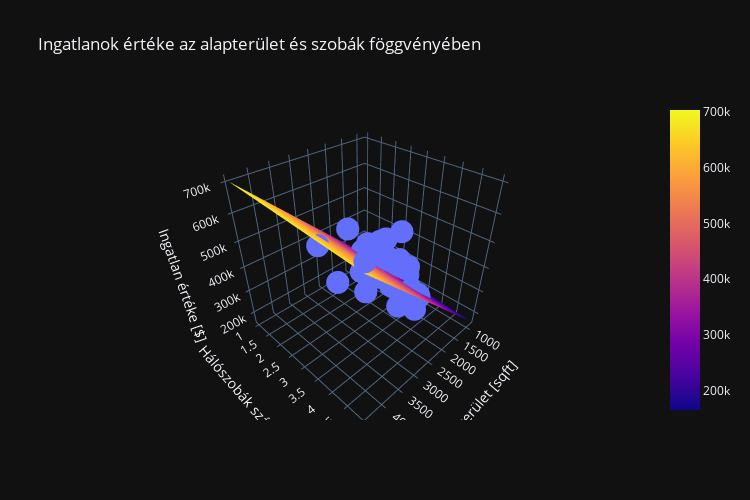

Here is the notebook cell this chart was saved with:
### Markdown cell above
A becslés általános vizsgálatához ábrázoljuk és vizsgáljuk meg a bemenetei adatainkra illesztett regressziós felületet!

### Code cell
# A bementek tartományát határozzuk meg az eredeti adataink alapján
x = np.linspace(np.min(df["Area"]),np.max(df["Area"]),100)          
y = np.linspace(np.min(df["Rooms"]),np.max(df["Rooms"]),100)
z = np.zeros((x.size,y.size))

# A becsült ingatlanárakat határozzuk meg a már előkészített predict függvénnyel
for i in range(x.size):
    for j in range(y.size):
        z[[i],[j]]= predict(x[i], y[j])

# Ábrázolás Plotly-val
fig = go.Figure()

# A magyarázott változót az előzőhöz hasonlóan transzponálni kell.
fig.add_trace(go.Scatter3d(x=df["Area"], y=df["Rooms"], z=df["Value"], mode= "markers"))
fig.add_trace(go.Surface(x=x, y=y, z=z.T))

#Plot formázása
fig.update_layout(
    title = "Ingatlanok értéke az alapterület és szobák föggvényében",
    scene = dict(
        xaxis_title = "Alapterület [sqft]",
        yaxis_title = "Hálószobák száma [db]",
        zaxis_title = "Ingatlan értéke [$]"),
    template=styleTemplate,
    width=750,
    height=500,
)

#Plot megjelenítése
fig.show()

### Figure 1 — Plotly figure (JSON) as saved in the notebook; plotly's stock layout.template omitted (floating-point values rounded to 4 significant figures; data arrays with more than 128 entries replaced by an {"elided": "..."} marker saying what was removed)
{"data": [{"mode": "markers", "type": "scatter3d", "x": [2104, 1600, 2400, 1416, 3000, 1985, 1534, 1427, 1380, 1494, 1940, 2000, 1890, 4478, 1268, 2300, 1320, 1236, 2609, 3031, 1767, 1888, 1604, 1962, 3890, 1100, 1458, 2526, 2200, 2637, 1839, 1000, 2040, 3137, 1811, 1437, 1239, 2132, 4215, 2162, 1664, 2238, 2567, 1200, 852, 1852, 1203], "y": [3, 3, 3, 2, 4, 4, 3, 3, 3, 3, 4, 3, 3, 5, 3, 4, 2, 3, 4, 4, 3, 2, 3, 4, 3, 3, 3, 3, 3, 3, 2, 1, 4, 3, 4, 3, 3, 4, 4, 4, 2, 3, 4, 3, 2, 4, 3], "z": [399900, 329900, 369000, 232000, 539900, 299900, 314900, 198999, 212000, 242500, 239999, 347000, 329999, 699900, 259900, 449900, 299900, 199900, 499998, 599000, 252900, 255000, 242900, 259900, 573900, 249900, 464500, 469000, 475000, 299900, 349900, 169900, 314900, 579900, 285900, 249900, 229900, 345000, 549000, 287000, 368500, 329900, 314000, 299000, 179900, 299900, 239500]}, {"type": "surface", "x": [852, 888.6, 925.3, 961.9, 998.5, 1035.0, 1072.0, 1108.0, 1145.0, 1182.0, 1218.0, 1255.0, 1292.0, 1328.0, 1365.0, 1401.0, 1438.0, 1475.0, 1511.0, 1548.0, 1585.0, 1621.0, 1658.0, 1694.0, 1731.0, 1768.0, 1804.0, 1841.0, 1878.0, 1914.0, 1951.0, 1987.0, 2024.0, 2061.0, 2097.0, 2134.0, 2171.0, 2207.0, 2244.0, 2280.0, 2317.0, 2354.0, 2390.0, 2427.0, 2464.0, 2500.0, 2537.0, 2573.0, 2610.0, 2647.0, 2683.0, 2720.0, 2757.0, 2793.0, 2830.0, 2866.0, 2903.0, 2940.0, 2976.0, 3013.0, 3050.0, 3086.0, 3123.0, 3159.0, 3196.0, 3233.0, 3269.0, 3306.0, 3343.0, 3379.0, 3416.0, 3452.0, 3489.0, 3526.0, 3562.0, 3599.0, 3636.0, 3672.0, 3709.0, 3745.0, 3782.0, 3819.0, 3855.0, 3892.0, 3929.0, 3965.0, 4002.0, 4038.0, 4075.0, 4112.0, 4148.0, 4185.0, 4222.0, 4258.0, 4295.0, 4331.0, 4368.0, 4405.0, 4441.0, 4478], "y": [1, 1.04, 1.081, 1.121, 1.162, 1.202, 1.242, 1.283, 1.323, 1.364, 1.404, 1.444, 1.485, 1.525, 1.566, 1.606, 1.646, 1.687, 1.727, 1.768, 1.808, 1.848, 1.889, 1.929, 1.97, 2.01, 2.051, 2.091, 2.131, 2.172, 2.212, 2.253, 2.293, 2.333, 2.374, 2.414, 2.455, 2.495, 2.535, 2.576, 2.616, 2.657, 2.697, 2.737, 2.778, 2.818, 2.859, 2.899, 2.939, 2.98, 3.02, 3.061, 3.101, 3.141, 3.182, 3.222, 3.263, 3.303, 3.343, 3.384, 3.424, 3.465, 3.505, 3.545, 3.586, 3.626, 3.667, 3.707, 3.747, 3.788, 3.828, 3.869, 3.909, 3.949, 3.99, 4.03, 4.071, 4.111, 4.152, 4.192, 4.232, 4.273, 4.313, 4.354, 4.394, 4.434, 4.475, 4.515, 4.556, 4.596, 4.636, 4.677, 4.717, 4.758, 4.798, 4.838, 4.879, 4.919, 4.96, 5], "z": {"elided": "100x100 float values"}}], "layout": {"height": 500, "scene": {"xaxis": {"title": {"text": "Alapterület [sqft]"}}, "yaxis": {"title": {"text": "Hálószobák száma [db]"}}, "zaxis": {"title": {"text": "Ingatlan értéke [$]"}}}, "title": {"text": "Ingatlanok értéke az alapterület és szobák föggvényében"}, "width": 750}}
